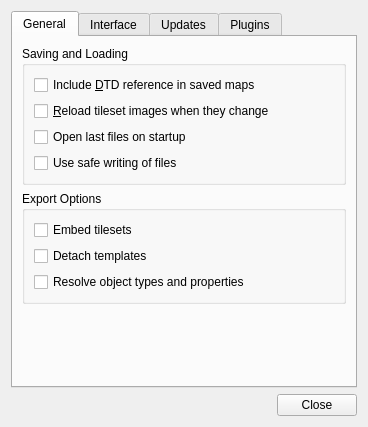
<?xml version="1.0" encoding="UTF-8"?>
<ui version="4.0">
 <class>PreferencesDialog</class>
 <widget class="QDialog" name="PreferencesDialog">
  <property name="geometry">
   <rect>
    <x>0</x>
    <y>0</y>
    <width>555</width>
    <height>646</height>
   </rect>
  </property>
  <property name="windowTitle">
   <string>Preferences</string>
  </property>
  <layout class="QVBoxLayout" name="verticalLayout">
   <property name="sizeConstraint">
    <enum>QLayout::SetFixedSize</enum>
   </property>
   <item>
    <widget class="QTabWidget" name="tabWidget">
     <property name="currentIndex">
      <number>0</number>
     </property>
     <widget class="QWidget" name="generalTab">
      <attribute name="title">
       <string>General</string>
      </attribute>
      <layout class="QVBoxLayout" name="verticalLayout_2">
       <item>
        <widget class="QGroupBox" name="saveAndLoadGroupBox">
         <property name="title">
          <string>Saving and Loading</string>
         </property>
         <layout class="QGridLayout" name="gridLayout">
          <item row="0" column="0" colspan="2">
           <widget class="QCheckBox" name="enableDtd">
            <property name="toolTip">
             <string>Not enabled by default since a reference to an external DTD is known to cause problems with some XML parsers.</string>
            </property>
            <property name="text">
             <string>Include &amp;DTD reference in saved maps</string>
            </property>
           </widget>
          </item>
          <item row="2" column="0">
           <widget class="QCheckBox" name="openLastFiles">
            <property name="text">
             <string>Open last files on startup</string>
            </property>
           </widget>
          </item>
          <item row="1" column="0" colspan="2">
           <widget class="QCheckBox" name="reloadTilesetImages">
            <property name="text">
             <string>&amp;Reload tileset images when they change</string>
            </property>
           </widget>
          </item>
          <item row="3" column="0">
           <widget class="QCheckBox" name="safeSaving">
            <property name="toolTip">
             <string>Turn this off if you're having trouble saving your files.</string>
            </property>
            <property name="text">
             <string>Use safe writing of files</string>
            </property>
           </widget>
          </item>
         </layout>
        </widget>
       </item>
       <item>
        <widget class="QGroupBox" name="exportGroupBox">
         <property name="title">
          <string>Export Options</string>
         </property>
         <layout class="QGridLayout" name="gridLayout_5">
          <item row="2" column="0">
           <widget class="QCheckBox" name="resolveObjectTypesAndProperties">
            <property name="text">
             <string>Resolve object types and properties</string>
            </property>
           </widget>
          </item>
          <item row="1" column="0" colspan="2">
           <widget class="QCheckBox" name="detachTemplateInstances">
            <property name="text">
             <string>Detach templates</string>
            </property>
           </widget>
          </item>
          <item row="0" column="0" colspan="2">
           <widget class="QCheckBox" name="embedTilesets">
            <property name="toolTip">
             <string>Not enabled by default since a reference to an external DTD is known to cause problems with some XML parsers.</string>
            </property>
            <property name="text">
             <string>Embed tilesets</string>
            </property>
           </widget>
          </item>
         </layout>
        </widget>
       </item>
       <item>
        <spacer name="verticalSpacer">
         <property name="orientation">
          <enum>Qt::Vertical</enum>
         </property>
         <property name="sizeHint" stdset="0">
          <size>
           <width>20</width>
           <height>1</height>
          </size>
         </property>
        </spacer>
       </item>
      </layout>
     </widget>
     <widget class="QWidget" name="interfaceTab">
      <attribute name="title">
       <string>Interface</string>
      </attribute>
      <layout class="QVBoxLayout" name="verticalLayout_3">
       <item>
        <widget class="QGroupBox" name="interfaceGroupBox">
         <property name="title">
          <string>Interface</string>
         </property>
         <layout class="QGridLayout" name="gridLayout_2">
          <item row="2" column="3">
           <widget class="Tiled::Internal::ColorButton" name="gridColor"/>
          </item>
          <item row="0" column="4">
           <spacer name="horizontalSpacer_2">
            <property name="orientation">
             <enum>Qt::Horizontal</enum>
            </property>
            <property name="sizeHint" stdset="0">
             <size>
              <width>0</width>
              <height>20</height>
             </size>
            </property>
           </spacer>
          </item>
          <item row="5" column="0" colspan="4">
           <widget class="QCheckBox" name="openGL">
            <property name="text">
             <string>Hardware &amp;accelerated drawing (OpenGL)</string>
            </property>
           </widget>
          </item>
          <item row="2" column="0">
           <widget class="QLabel" name="label_3">
            <property name="text">
             <string>Grid color:</string>
            </property>
            <property name="buddy">
             <cstring>gridColor</cstring>
            </property>
           </widget>
          </item>
          <item row="0" column="0">
           <widget class="QLabel" name="label_2">
            <property name="text">
             <string>&amp;Language:</string>
            </property>
            <property name="buddy">
             <cstring>languageCombo</cstring>
            </property>
           </widget>
          </item>
          <item row="4" column="0">
           <widget class="QLabel" name="label">
            <property name="text">
             <string>Object line width:</string>
            </property>
            <property name="buddy">
             <cstring>objectLineWidth</cstring>
            </property>
           </widget>
          </item>
          <item row="4" column="3">
           <widget class="QDoubleSpinBox" name="objectLineWidth">
            <property name="suffix">
             <string> pixels</string>
            </property>
            <property name="decimals">
             <number>1</number>
            </property>
            <property name="minimum">
             <double>1.000000000000000</double>
            </property>
            <property name="value">
             <double>2.000000000000000</double>
            </property>
           </widget>
          </item>
          <item row="3" column="0">
           <widget class="QLabel" name="label_4">
            <property name="text">
             <string>Fine grid divisions:</string>
            </property>
            <property name="buddy">
             <cstring>gridFine</cstring>
            </property>
           </widget>
          </item>
          <item row="3" column="3">
           <widget class="QSpinBox" name="gridFine">
            <property name="minimum">
             <number>1</number>
            </property>
            <property name="maximum">
             <number>128</number>
            </property>
           </widget>
          </item>
          <item row="0" column="3">
           <widget class="QComboBox" name="languageCombo"/>
          </item>
          <item row="6" column="0">
           <widget class="QCheckBox" name="wheelZoomsByDefault">
            <property name="text">
             <string>Mouse wheel &amp;zooms by default</string>
            </property>
           </widget>
          </item>
         </layout>
        </widget>
       </item>
       <item>
        <widget class="QGroupBox" name="themeGroupBox">
         <property name="title">
          <string>Theme</string>
         </property>
         <layout class="QGridLayout" name="gridLayout_4">
          <item row="0" column="1">
           <spacer name="horizontalSpacer_4">
            <property name="orientation">
             <enum>Qt::Horizontal</enum>
            </property>
            <property name="sizeHint" stdset="0">
             <size>
              <width>72</width>
              <height>20</height>
             </size>
            </property>
           </spacer>
          </item>
          <item row="0" column="2">
           <widget class="QComboBox" name="styleCombo"/>
          </item>
          <item row="2" column="0" colspan="2">
           <widget class="QLabel" name="selectionColorLabel">
            <property name="text">
             <string>Selection color:</string>
            </property>
           </widget>
          </item>
          <item row="2" column="2">
           <widget class="Tiled::Internal::ColorButton" name="selectionColor"/>
          </item>
          <item row="0" column="0">
           <widget class="QLabel" name="label_5">
            <property name="text">
             <string>Style:</string>
            </property>
            <property name="buddy">
             <cstring>styleCombo</cstring>
            </property>
           </widget>
          </item>
          <item row="1" column="2">
           <widget class="Tiled::Internal::ColorButton" name="baseColor"/>
          </item>
          <item row="0" column="3">
           <spacer name="horizontalSpacer">
            <property name="orientation">
             <enum>Qt::Horizontal</enum>
            </property>
            <property name="sizeHint" stdset="0">
             <size>
              <width>72</width>
              <height>20</height>
             </size>
            </property>
           </spacer>
          </item>
          <item row="1" column="0">
           <widget class="QLabel" name="baseColorLabel">
            <property name="text">
             <string>Base color:</string>
            </property>
            <property name="buddy">
             <cstring>baseColor</cstring>
            </property>
           </widget>
          </item>
         </layout>
        </widget>
       </item>
       <item>
        <spacer name="verticalSpacer_3">
         <property name="orientation">
          <enum>Qt::Vertical</enum>
         </property>
         <property name="sizeHint" stdset="0">
          <size>
           <width>20</width>
           <height>0</height>
          </size>
         </property>
        </spacer>
       </item>
      </layout>
     </widget>
     <widget class="QWidget" name="updatesTab">
      <attribute name="title">
       <string>Updates</string>
      </attribute>
      <layout class="QVBoxLayout" name="verticalLayout_7">
       <item>
        <widget class="QGroupBox" name="updatesGroupBox">
         <property name="title">
          <string>Updates</string>
         </property>
         <layout class="QGridLayout" name="gridLayout_3">
          <item row="1" column="3">
           <widget class="QPushButton" name="checkForUpdate">
            <property name="enabled">
             <bool>false</bool>
            </property>
            <property name="text">
             <string>Check Now</string>
            </property>
           </widget>
          </item>
          <item row="0" column="0" colspan="4">
           <widget class="QCheckBox" name="autoUpdateCheckBox">
            <property name="enabled">
             <bool>false</bool>
            </property>
            <property name="text">
             <string>Automatically check for updates</string>
            </property>
           </widget>
          </item>
          <item row="1" column="1">
           <spacer name="horizontalSpacer_3">
            <property name="orientation">
             <enum>Qt::Horizontal</enum>
            </property>
            <property name="sizeHint" stdset="0">
             <size>
              <width>40</width>
              <height>20</height>
             </size>
            </property>
           </spacer>
          </item>
          <item row="1" column="0">
           <widget class="QLabel" name="lastAutoUpdateCheckLabel">
            <property name="enabled">
             <bool>false</bool>
            </property>
            <property name="text">
             <string notr="true"/>
            </property>
           </widget>
          </item>
         </layout>
        </widget>
       </item>
       <item>
        <spacer name="verticalSpacer_2">
         <property name="orientation">
          <enum>Qt::Vertical</enum>
         </property>
         <property name="sizeHint" stdset="0">
          <size>
           <width>20</width>
           <height>0</height>
          </size>
         </property>
        </spacer>
       </item>
      </layout>
     </widget>
     <widget class="QWidget" name="pluginsTab">
      <attribute name="title">
       <string>Plugins</string>
      </attribute>
      <layout class="QVBoxLayout" name="verticalLayout_6">
       <item>
        <widget class="QGroupBox" name="groupBox_4">
         <property name="title">
          <string>Enabled Plugins</string>
         </property>
         <layout class="QVBoxLayout" name="verticalLayout_5">
          <item>
           <widget class="QListView" name="pluginList"/>
          </item>
         </layout>
        </widget>
       </item>
      </layout>
     </widget>
    </widget>
   </item>
   <item>
    <widget class="QDialogButtonBox" name="buttonBox">
     <property name="orientation">
      <enum>Qt::Horizontal</enum>
     </property>
     <property name="standardButtons">
      <set>QDialogButtonBox::Close</set>
     </property>
    </widget>
   </item>
  </layout>
 </widget>
 <customwidgets>
  <customwidget>
   <class>Tiled::Internal::ColorButton</class>
   <extends>QToolButton</extends>
   <header>colorbutton.h</header>
  </customwidget>
 </customwidgets>
 <tabstops>
  <tabstop>tabWidget</tabstop>
  <tabstop>enableDtd</tabstop>
  <tabstop>reloadTilesetImages</tabstop>
  <tabstop>openLastFiles</tabstop>
  <tabstop>safeSaving</tabstop>
  <tabstop>styleCombo</tabstop>
  <tabstop>selectionColor</tabstop>
  <tabstop>baseColor</tabstop>
  <tabstop>checkForUpdate</tabstop>
  <tabstop>autoUpdateCheckBox</tabstop>
  <tabstop>pluginList</tabstop>
 </tabstops>
 <resources/>
 <connections>
  <connection>
   <sender>buttonBox</sender>
   <signal>rejected()</signal>
   <receiver>PreferencesDialog</receiver>
   <slot>reject()</slot>
   <hints>
    <hint type="sourcelabel">
     <x>322</x>
     <y>416</y>
    </hint>
    <hint type="destinationlabel">
     <x>315</x>
     <y>312</y>
    </hint>
   </hints>
  </connection>
 </connections>
</ui>
